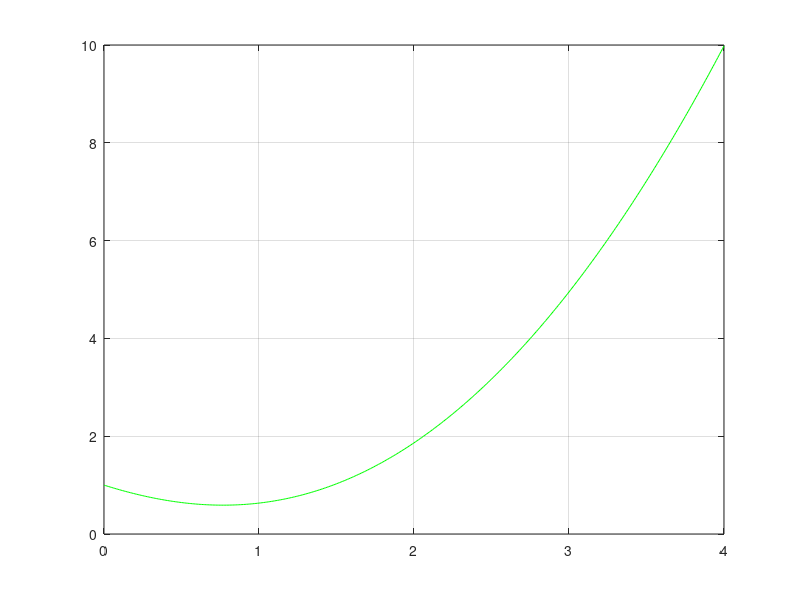

The MATLAB source for this figure: (Note: this script raises an error after producing the figure.)
%EJERCICIO 3 PRACTICA 5
clear, clc, close all
%datos del PVI
fpvi= @(x,y) x.^2-y;
y0=1;
a=0;
b=4;
%pasos
h=[1, 0.5, 0.25, 0.125, 0.0625];
%grafica con el metodo de Euler
color=['r' 'm' 'y' 'k' 'b']
%grafica de la solucion exacta del PVI, ?(x) = x^2?2x+2?e^(?x)
tt=0:.01:4; %intervalo
phi=@(x) x.^2-2.*x+2-exp(-x);
%ploteo la solucion
plot(tt,phi(tt),'g'), grid on, hold on
for i=1:length(h)
    [x,y]=Euler(fpvi,a,b,y0,(b-a)/h(i));
    plot(x,y,color(i));
    err= abs(phi(4)-y(i));
    fprintf('el error en el paso h= %12.9f es %d\n',h(i), err);
end
